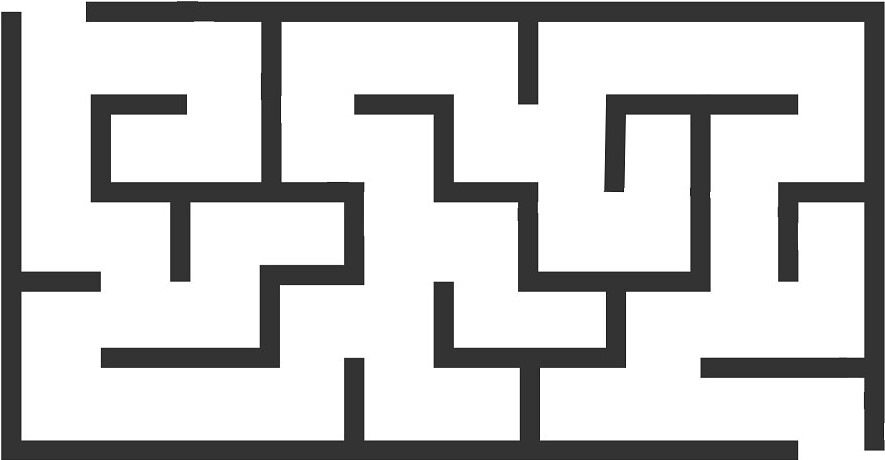
#> input picture MAZE.jfif, 885 x 460 px
$ python maze_pathfinding.py
#> lines starting #> are read from the running program, lines starting #| are printed output that depends on the picture; after the words box and inside, x2 and y2 are one past the last pixel; in counts of white or black regions, pixels touching at a corner belong together
import cv2
import numpy as np
import queue
import math

# Define movement directions
MOVEMENT_DIRECTIONS = [
    (-1, -1), (-1, 0), (-1, 1),
    (0, -1),           (0, 1),
    (1, -1),  (1, 0),  (1, 1)
]

# Function to check if a position is within the map boundaries
# [4 lines left out: function is_within_bounds, not called in this run]

# Function to check if a position is unoccupied (white)
def is_unoccupied(position, map_image):
    row, col = position
    return map_image[row, col] == 255

# Function to get the neighbors of a position
# [7 lines left out: function get_neighbors, not called in this run]

# Breadth First Search (BFS)
def bfs(map_image, start_position, target_position):
    map_shape = map_image.shape[:2]
    visited = np.zeros(map_shape, dtype=bool)
    parent = {}
    queue = []

    queue.append(start_position)
    visited[start_position] = True #mark as visited

    while queue:
        current_position = queue.pop(0)
        if current_position == target_position:
            break

        neighbors = get_neighbors(current_position, map_shape)
        for neighbor in neighbors:
            if not visited[neighbor] and is_unoccupied(neighbor, map_image):
                queue.append(neighbor)
                visited[neighbor] = True
                parent[neighbor] = current_position

    path = []
    current_position = target_position
    while current_position != start_position:
        path.append(current_position)
        current_position = parent[current_position]
    path.append(start_position)
    path.reverse()

    return path

# Depth First Search (DFS)
# [104 lines left out: functions dfs, greedy_best_first_search, a_star_search, not called in this run]


# Manhattan distance heuristic
def manhattan_distance(position, target_position): #sum of the absolute differences of their coordinates
    return abs(position[0] - target_position[0]) + abs(position[1] - target_position[1])

# Euclidean distance heuristic
def euclidean_distance(position, target_position):
    return math.sqrt((position[0] - target_position[0])**2 + (position[1] - target_position[1])**2)

# Load the map image
map_image = cv2.imread("MAZE.jfif", cv2.IMREAD_GRAYSCALE)
#> map_image is the input picture: shape (460, 885); min 8, max 255, mean 199.5
map_image = map_image.astype(np.uint8)

# Function to let the user choose the search method
def choose_search_method():
    print("Choose a search method:")
    print("1. BFS (Breadth First Search)")
    print("2. DFS (Depth First Search)")
    print("3. GBFS (Greedy Best-first Search)")
    print("4. A* (A-star Search)")

    choice = input("Enter the number corresponding to your choice: ")

    if choice == '1':
        return 'BFS'
    elif choice == '2':
        return 'DFS'
    elif choice == '3':
        return 'GBFS'
    elif choice == '4':
        return 'A*'
    else:
        print("Invalid choice. Defaulting to BFS.")
        return 'BFS'

# Get user input for start and target positions
start_row = int(input("Enter the starting row: "))
#> the answer given: 3
start_col = int(input("Enter the starting column: "))
#> the answer given: 3
target_row = int(input("Enter the target row: "))
#> the answer given: 3
target_col = int(input("Enter the target column: "))
#> the answer given: 3

# Set the start and target positions
start_position = (start_row, start_col)
target_position = (target_row, target_col)

# Get user choice for search method
search_method = choose_search_method()
#> the answer given: 1

# Find the optimal path based on the user's choice
if search_method == 'BFS':
    optimal_path = bfs(map_image, start_position, target_position)
#> after the loop in bfs, `while queue:`:
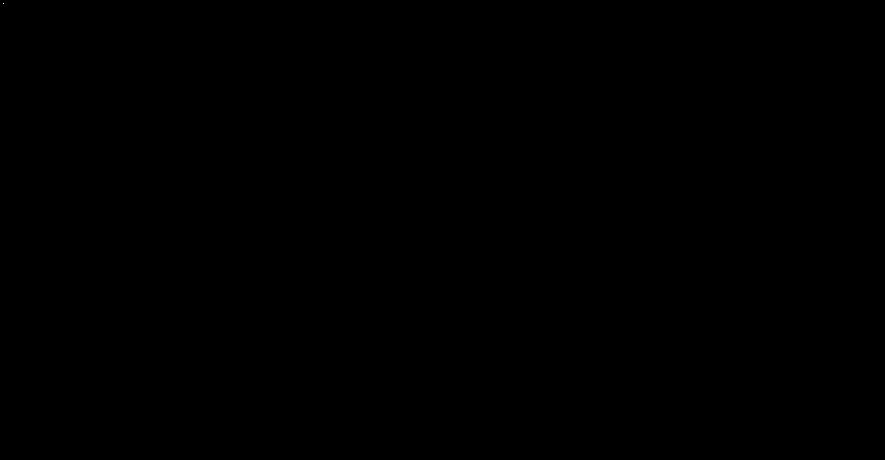
#> visited: shape (460, 885) bool; 0% white in thin lines or dots, all inside (x1, y1, x2, y2) = (3, 3, 4, 4)
#> optimal_path = [(3, 3)]
elif search_method == 'DFS':
    optimal_path = dfs(map_image, start_position, target_position)
elif search_method == 'GBFS':
    optimal_path = greedy_best_first_search(map_image, start_position, target_position, manhattan_distance)
elif search_method == 'A*':
    optimal_path = a_star_search(map_image, start_position, target_position, manhattan_distance)
else:
    print("Invalid search method. Defaulting to BFS.")
    optimal_path = bfs(map_image, start_position, target_position)

print(f"{search_method} Path:", optimal_path)
#| BFS Path: [(3, 3)]

# Convert the map image to RGB format
map_image_rgb = cv2.cvtColor(map_image, cv2.COLOR_GRAY2RGB)

# Draw the path on the map image in red and slightly thicker
for i in range(len(optimal_path) - 1):
    start_point = (optimal_path[i][1], optimal_path[i][0])
    end_point = (optimal_path[i + 1][1], optimal_path[i + 1][0])
    cv2.line(map_image_rgb, start_point, end_point, (0, 0, 255), 2)  # Adjust thickness here
    cv2.circle(map_image_rgb, start_point, 0, (0, 255, 0), -1)  # Set radius to 0 for a point
#> this loop made 0 passes

# Draw the start and target positions
cv2.circle(map_image_rgb, (start_position[1], start_position[0]), 3, (0, 255, 0), -1)  # Set radius to 0 for a point
#> map_image_rgb: shape (460, 885, 3); 0.01% of pixels changed, all inside (x1, y1, x2, y2) = (0, 0, 7, 7)
cv2.circle(map_image_rgb, (target_position[1], target_position[0]), 3, (0, 0, 255), -1)  # Set radius to 0 for a point
#> map_image_rgb: shape (460, 885, 3); mean B, G, R 199.5, 199.5, 199.5

# Display the map image with the path, start, and target positions
cv2.imshow("Map with Path", map_image_rgb)
cv2.waitKey(0)
cv2.destroyAllWindows()
